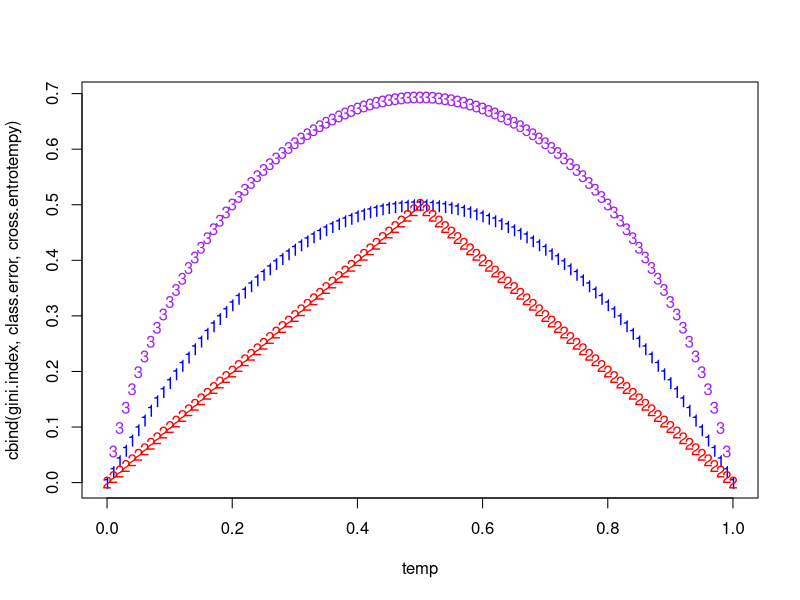
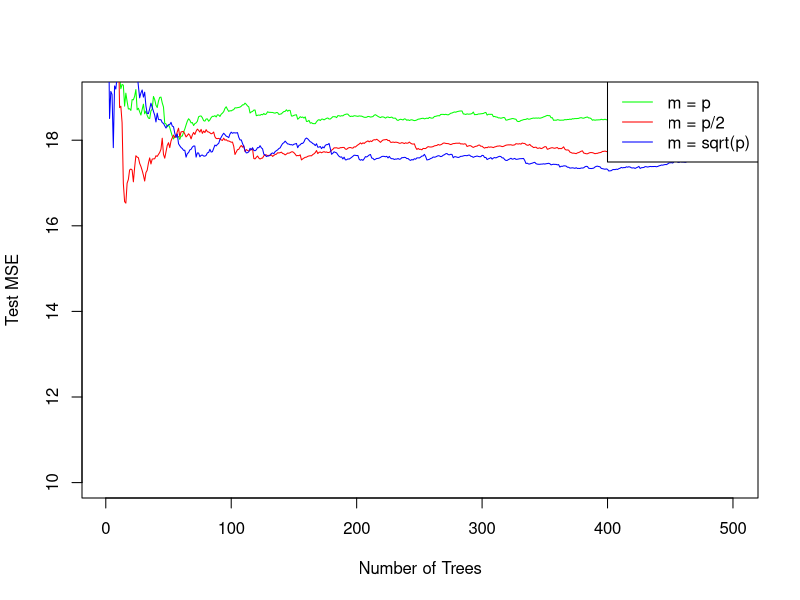

Write R code to recreate these figures, in order.
## ---- chunk 1
temp <- seq(0, 1, 0.01)
gini.index <- 2 * temp * (1 - temp)
class.error <- 1 - pmax(temp, 1 - temp)
cross.entrotempy <- - (temp * log(temp) + (1 - temp) * log(1 - temp))
matplot(temp, cbind(gini.index, class.error, cross.entrotempy), col = c("blue", "red", "purple"))
## ---- chunk 2
#1. We classify X as Red as it is the most commonly occurring class among the 10 predictions.
#2. With the average probability approach, we classify X as Green as the average of the 10 probabilities is 0.45.
## ---- chunk 3
library(MASS)
library(randomForest)
set.seed(0)
train <- sample(1:nrow(Boston), nrow(Boston) / 2)
Boston.train <- Boston[train, -14]
Boston.test <- Boston[-train, -14]
Y.train <- Boston[train, 14]
Y.test <- Boston[-train, 14]
rf.boston1 <- randomForest(Boston.train, y = Y.train, xtest = Boston.test, ytest = Y.test, mtry = ncol(Boston) - 1, ntree = 500)
rf.boston2 <- randomForest(Boston.train, y = Y.train, xtest = Boston.test, ytest = Y.test, mtry = (ncol(Boston) - 1) / 2, ntree = 500)
rf.boston3 <- randomForest(Boston.train, y = Y.train, xtest = Boston.test, ytest = Y.test, mtry = sqrt(ncol(Boston) - 1), ntree = 500)
plot(1:500, rf.boston1$test$mse, col = "green", type = "l", xlab = "Number of Trees", ylab = "Test MSE", ylim = c(10, 19))
lines(1:500, rf.boston2$test$mse, col = "red", type = "l")
lines(1:500, rf.boston3$test$mse, col = "blue", type = "l")
legend("topright", c("m = p", "m = p/2", "m = sqrt(p)"), col = c("green", "red", "blue"), cex = 1, lty = 1)

